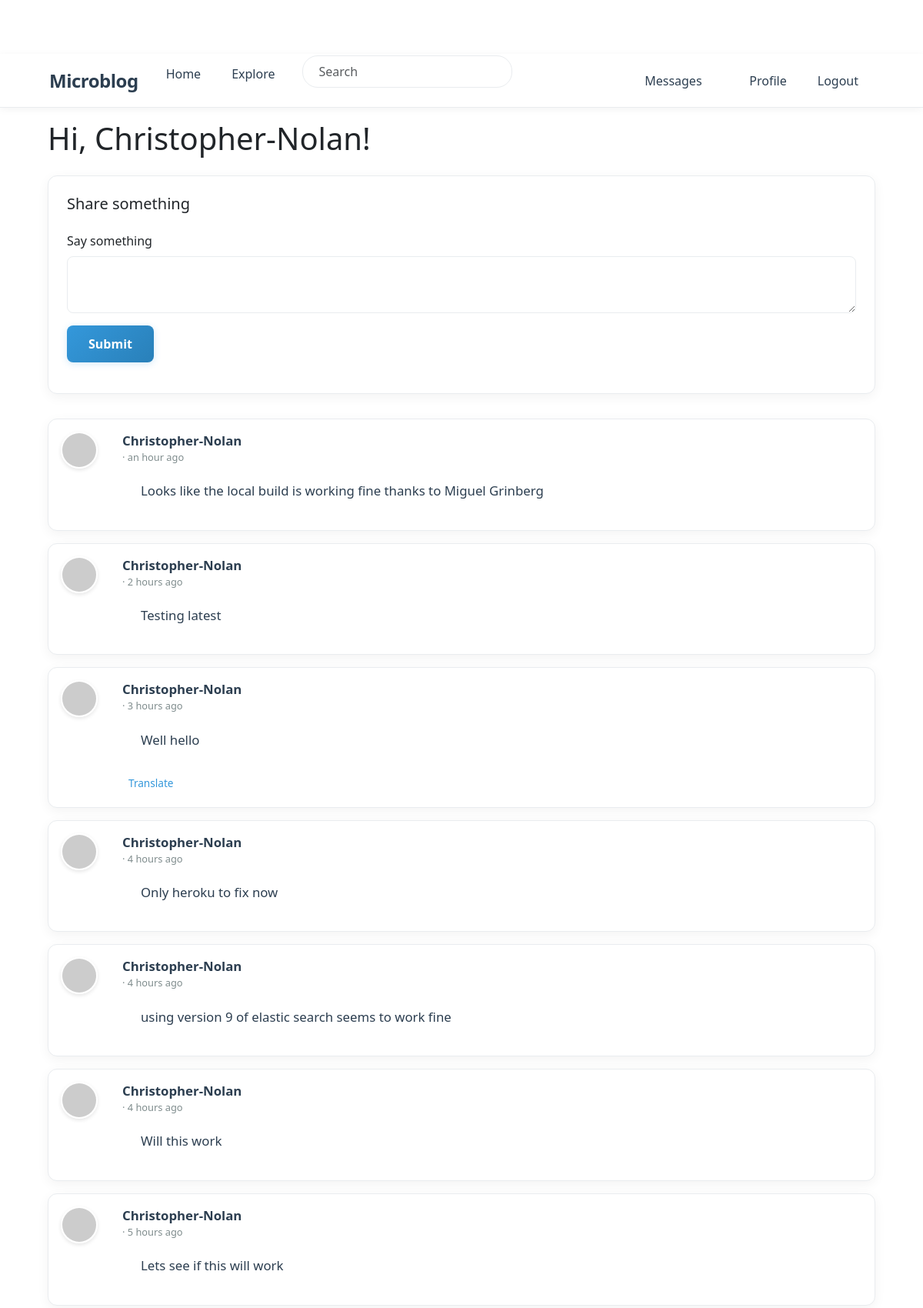
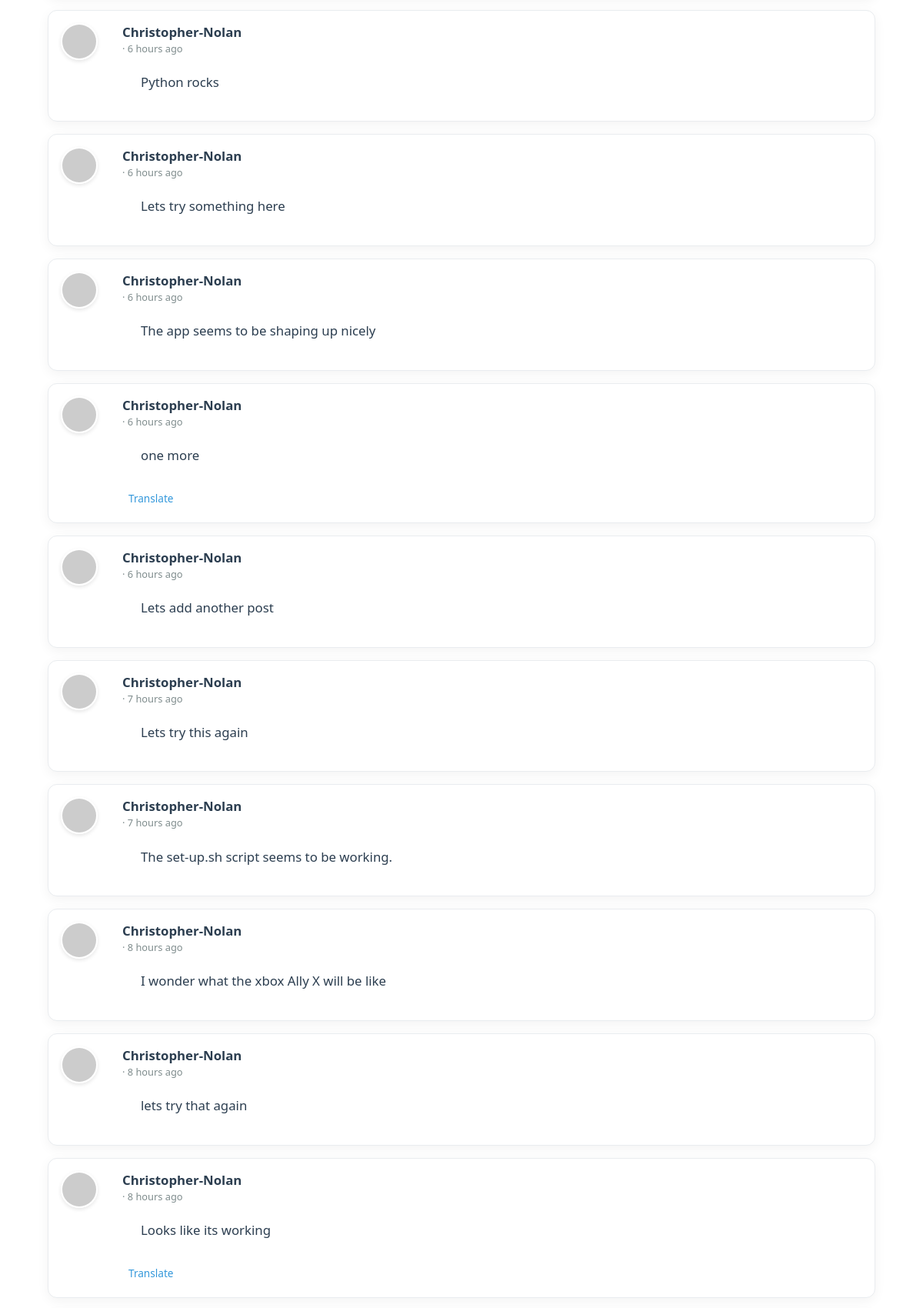
The page /index (signed in, upper part) on the database its author committed (2 pictures, top to bottom).
### app/models.py (models this page shows, shortened)
class PaginatedAPIMixin(object):
    @staticmethod
    def to_collection_dict(query, page, per_page, endpoint, **kwargs):
        resources = db.paginate(query, page=page, per_page=per_page,
                                error_out=False)
        data = {
            'items': [item.to_dict() for item in resources.items],
            '_meta': {
                'page': page,
                'per_page': per_page,
                'total_pages': resources.pages,
                'total_items': resources.total
            },
            '_links': {
                'self': url_for(endpoint, page=page, per_page=per_page,
                                **kwargs),
                'next': url_for(endpoint, page=page + 1, per_page=per_page,
                                **kwargs) if resources.has_next else None,
                'prev': url_for(endpoint, page=page - 1, per_page=per_page,
                                **kwargs) if resources.has_prev else None
            }
        }
        return data

class User(PaginatedAPIMixin, UserMixin, db.Model):
    id: so.Mapped[int] = so.mapped_column(primary_key=True)
    username: so.Mapped[str] = so.mapped_column(sa.String(64), index=True,
                                                unique=True)
    email: so.Mapped[str] = so.mapped_column(sa.String(120), index=True,
                                             unique=True)
    password_hash: so.Mapped[Optional[str]] = so.mapped_column(sa.String(256))
    about_me: so.Mapped[Optional[str]] = so.mapped_column(sa.String(140))
    last_seen: so.Mapped[Optional[datetime]] = so.mapped_column(
        default=lambda: datetime.now(timezone.utc))
    last_message_read_time: so.Mapped[Optional[datetime]]
    token: so.Mapped[Optional[str]] = so.mapped_column(
        sa.String(32), index=True, unique=True)
    token_expiration: so.Mapped[Optional[datetime]]
    posts: so.WriteOnlyMapped['Post'] = so.relationship(
        back_populates='author')
    following: so.WriteOnlyMapped['User'] = so.relationship(
        secondary=followers, primaryjoin=(followers.c.follower_id == id),
        secondaryjoin=(followers.c.followed_id == id),
        back_populates='followers')
    followers: so.WriteOnlyMapped['User'] = so.relationship(
        secondary=followers, primaryjoin=(followers.c.followed_id == id),
        secondaryjoin=(followers.c.follower_id == id),
        back_populates='following')
    messages_sent: so.WriteOnlyMapped['Message'] = so.relationship(
        foreign_keys='Message.sender_id', back_populates='author')
    messages_received: so.WriteOnlyMapped['Message'] = so.relationship(
        foreign_keys='Message.recipient_id', back_populates='recipient')
    notifications: so.WriteOnlyMapped['Notification'] = so.relationship(
        back_populates='user')
    tasks: so.WriteOnlyMapped['Task'] = so.relationship(back_populates='user')
    def avatar(self, size):
        digest = md5(self.email.lower().encode('utf-8')).hexdigest()
        return f'https://www.gravatar.com/avatar/{digest}?d=identicon&s={size}'
    def following_posts(self):
        Author = so.aliased(User)
        Follower = so.aliased(User)
        return (
            sa.select(Post)
            .join(Post.author.of_type(Author))
            .join(Author.followers.of_type(Follower), isouter=True)
            .where(sa.or_(
                Follower.id == self.id,
                Author.id == self.id,
            ))
            .group_by(Post)
            .order_by(Post.timestamp.desc())
        )
    def unread_message_count(self):
        last_read_time = self.last_message_read_time or datetime(1900, 1, 1)
        query = sa.select(Message).where(Message.recipient == self,
                                         Message.timestamp > last_read_time)
        return db.session.scalar(sa.select(sa.func.count()).select_from(
            query.subquery()))
    def get_tasks_in_progress(self):
        query = self.tasks.select().where(Task.complete == False)
        return db.session.scalars(query)

class SearchableMixin:
    @classmethod
    def before_commit(cls, session):
        session._changes = {
            'add': list(session.new),
            'update': list(session.dirty),
            'delete': list(session.deleted)
        }
    @classmethod
    def after_commit(cls, session):
        try:
            for obj in session._changes['add']:
                if isinstance(obj, SearchableMixin):
                    add_to_index(obj.__tablename__, obj)
            for obj in session._changes['update']:
                if isinstance(obj, SearchableMixin):
                    add_to_index(obj.__tablename__, obj)
            for obj in session._changes['delete']:
                if isinstance(obj, SearchableMixin):
                    remove_from_index(obj.__tablename__, obj)
        except Exception as e:
            current_app.logger.error(f'Error in after_commit: {e}')
        finally:
            session._changes = None

class Post(SearchableMixin, db.Model):
    __searchable__ = ['body']
    id: so.Mapped[int] = so.mapped_column(primary_key=True)
    body: so.Mapped[str] = so.mapped_column(sa.String(140))
    timestamp: so.Mapped[datetime] = so.mapped_column(
        index=True, default=lambda: datetime.now(timezone.utc))
    user_id: so.Mapped[int] = so.mapped_column(sa.ForeignKey(User.id),
                                               index=True)
    language: so.Mapped[Optional[str]] = so.mapped_column(sa.String(5))
    author: so.Mapped[User] = so.relationship(back_populates='posts')

### app/main/routes.py (the view, shortened to what this page needs)
@bp.route('/', methods=['GET', 'POST'])
@bp.route('/index', methods=['GET', 'POST'])
@login_required
def index():
    form = PostForm()
    page = request.args.get('page', 1, type=int)
    posts = db.paginate(current_user.following_posts(), page=page,
                        per_page=current_app.config['POSTS_PER_PAGE'],
                        error_out=False)
    next_url = url_for('main.index', page=posts.next_num) \
        if posts.has_next else None
    prev_url = url_for('main.index', page=posts.prev_num) \
        if posts.has_prev else None
    return render_template('index.html', title=_('Home'), form=form,
                           posts=posts.items, next_url=next_url,
                           prev_url=prev_url)

### app/main/forms.py
class SearchForm(FlaskForm):
    q = StringField(_l('Search'), validators=[DataRequired()])
    def __init__(self, *args, **kwargs):
        if 'formdata' not in kwargs:
            kwargs['formdata'] = request.args
        if 'meta' not in kwargs:
            kwargs['meta'] = {'csrf': False}
        super(SearchForm, self).__init__(*args, **kwargs)

class PostForm(FlaskForm):
    post = TextAreaField(_l('Say something'), validators=[
        DataRequired(), Length(min=1, max=140)])
    submit = SubmitField(_l('Submit'))

### app/__init__.py (called while the page is built)
def get_locale():
    return request.accept_languages.best_match(current_app.config['LANGUAGES'])

### app/main/routes.py (called while the page is built)
@bp.before_app_request
def before_request():
    if current_user.is_authenticated:
        current_user.last_seen = datetime.now(timezone.utc)
        db.session.commit()
        g.search_form = SearchForm()
    g.locale = str(get_locale())

### app/models.py (called while the page is built)
@login.user_loader
def load_user(id):
    return db.session.get(User, int(id))

### app/templates/index.html (shortened to what this page needs)
{% extends "base.html" %}
{% import "bootstrap_wtf.html" as wtf %}
{% block content %}
    <h1 class="mb-4">{{ _('Hi, %(username)s!', username=current_user.username) }}</h1>
    {% if form %}
    <div class="form-container">
        <h2 class="h5 mb-4">{{ _('Share something') }}</h2>
        {{ wtf.quick_form(form, button_map={'submit': 'primary'}) }}
    </div>
    {% endif %}
    {% for post in posts %}
        {% include '_post.html' %}
    {% endfor %}
{% endblock %}

### app/templates/_post.html (shortened to what this page needs)
<div class="card post-card mb-3">
    <div class="card-body">
        <div class="d-flex">
            <div class="flex-shrink-0 me-3">
                <a href="{{ url_for('main.user', username=post.author.username) }}">
                    <img src="{{ post.author.avatar(50) }}" class="post-avatar" alt="{{ post.author.username }}'s avatar">
                </a>
            </div>
            <div class="flex-grow-1">
                <div class="d-flex justify-content-between align-items-start">
                    <div>
                        <a class="user_popup post-username" href="{{ url_for('main.user', username=post.author.username) }}">
                            {{ post.author.username }}
                        </a>
                        <span class="post-time">· {{ moment(post.timestamp).fromNow() }}</span>
                    </div>
                </div>
                <div class="post-body" id="post{{ post.id }}">{{ post.body }}</div>
                {% if post.language and post.language != g.locale %}
                <div class="mt-2">
                    <a href="javascript:translate(
                        'post{{ post.id }}',
                        'translation{{ post.id }}',
                        '{{ post.language }}',
                        '{{ g.locale }}')"
                       class="translation-link">
                        {{ _('Translate') }}
                    </a>
                </div>
                {% endif %}
            </div>
        </div>
    </div>
</div>

### app/static/css/styles.css (style rules this page uses)
:root { --primary-color: #3498db; --primary-hover: #2980b9; --success-color: #2ecc71; --success-hover: #27ae60; --text-color: #2c3e50; --text-secondary: #7f8c8d; --border-color: #e9ecef; --card-shadow: 0 4px 15px rgba(0, 0, 0, 0.05); --transition: all 0.25s ease; --nav-height: 70px; --container-padding: 2rem; }
.post-card { border: 1px solid var(--border-color); border-radius: 12px; margin-bottom: 1.5rem; box-shadow: var(--card-shadow); transition: var(--transition); background: #fff; overflow: hidden; }
.post-avatar { width: 48px; height: 48px; border-radius: 50%; object-fit: cover; border: 2px solid #fff; box-shadow: 0 2px 5px rgba(0, 0, 0, 0.1); margin-right: 1rem; transition: transform 0.2s ease; }
.post-username { font-weight: 600; color: var(--text-color); margin: 0 0 0.15rem; line-height: 1.3; font-size: 1.05rem; text-decoration: none; transition: color 0.2s ease; }
.post-time { font-size: 0.8rem; color: var(--text-secondary); display: flex; align-items: center; }
.post-body { padding: 1.25rem 1.5rem; font-size: 1.05rem; line-height: 1.7; color: var(--text-color); white-space: pre-line; word-break: break-word; }
.translation-link { font-size: 0.85rem; color: var(--primary-color); text-decoration: none; display: inline-flex; align-items: center; transition: all 0.2s ease; padding: 0.25rem 0.5rem; border-radius: 4px; }
.navbar-form .form-control { border-radius: 20px; padding: 0.5rem 1.25rem; border: 1px solid var(--border-color); transition: var(--transition); width: 100%; }
.form-container { background: #fff; border-radius: 12px; padding: 1.5rem; margin-bottom: 2rem; box-shadow: var(--card-shadow); border: 1px solid var(--border-color); }
.form-control, .form-select { border: 1px solid var(--border-color); border-radius: 8px; padding: 0.75rem 1rem; transition: var(--transition); font-size: 1rem; }
.btn-primary { background: linear-gradient(135deg, var(--primary-color), var(--primary-hover)); border: none; padding: 0.75rem 1.75rem; font-weight: 600; border-radius: 8px; transition: var(--transition); box-shadow: 0 2px 10px rgba(52, 152, 219, 0.2); font-size: 1rem; }
body { padding-top: var(--nav-height); }

### rows shown on the page
Post: author.username "Christopher-Nolan", timestamp "an hour ago", body "Looks like the local build is working fine thanks to Miguel Grinberg"
Post: author.username "Christopher-Nolan", timestamp "2 hours ago", body "Testing latest"
Post: author.username "Christopher-Nolan", timestamp "3 hours ago", body "Well hello"
Post: author.username "Christopher-Nolan", timestamp "4 hours ago", body "Only heroku to fix now"
Post: author.username "Christopher-Nolan", timestamp "4 hours ago", body "using version 9 of elastic search seems to work fine"
Post: author.username "Christopher-Nolan", timestamp "4 hours ago", body "Will this work"
Post: author.username "Christopher-Nolan", timestamp "5 hours ago", body "Lets see if this will work"
Post: author.username "Christopher-Nolan", timestamp "6 hours ago", body "Python rocks"
Post: author.username "Christopher-Nolan", timestamp "6 hours ago", body "Lets try something here"
Post: author.username "Christopher-Nolan", timestamp "6 hours ago", body "The app seems to be shaping up nicely"
Post: author.username "Christopher-Nolan", timestamp "6 hours ago", body "one more"
Post: author.username "Christopher-Nolan", timestamp "6 hours ago", body "Lets add another post"
Post: author.username "Christopher-Nolan", timestamp "7 hours ago", body "Lets try this again"
Post: author.username "Christopher-Nolan", timestamp "7 hours ago", body "The set-up.sh script seems to be working."
Post: author.username "Christopher-Nolan", timestamp "8 hours ago", body "I wonder what the xbox Ally X will be like"
Post: author.username "Christopher-Nolan", timestamp "8 hours ago", body "lets try that again"
Post: author.username "Christopher-Nolan", timestamp "8 hours ago", body "Looks like its working"

### other values the page prints
{{ field.label(class='form-label') }} "Say something"
